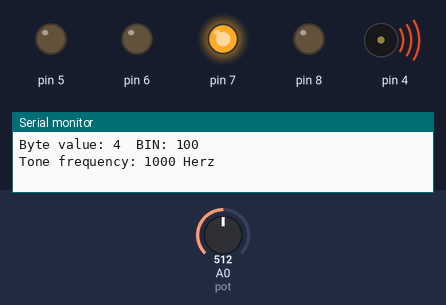
This sketch was run on a simulated Arduino Uno, built with avr-gcc and run on an emulated ATmega328P. Shown: output pins drawn as LEDs (lit = HIGH), buzzer (waves = sounding), the last lines printed to the serial monitor. Inputs (shaded band) come from the test bench; at power-on: A0 (pot) = 512.

Above: at 1.2 s.
1.3 s: A0 (pot) set to 615
4.3 s: A0 (pot) set to 640
At 5.5 s:
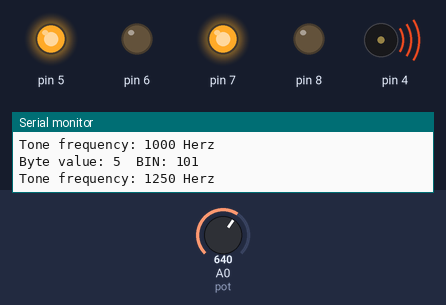
5.8 s: A0 (pot) set to 748
8.8 s: A0 (pot) set to 770
At 10.0 s:
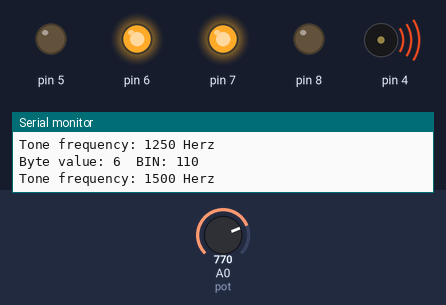
10.3 s: A0 (pot) set to 900
At 11.3 s:
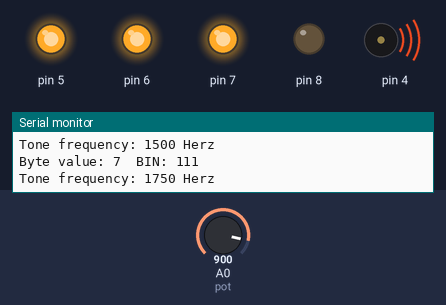
11.8 s: A0 (pot) set to 875
At 15.9 s:
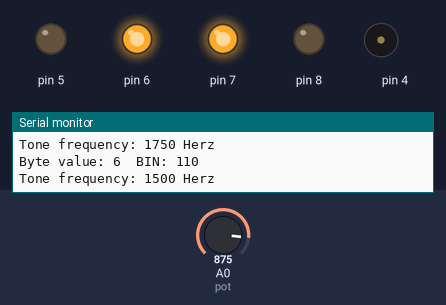
Timing chart, 0 to 16.3 s (numbered marks = the images above; inputs shaded):
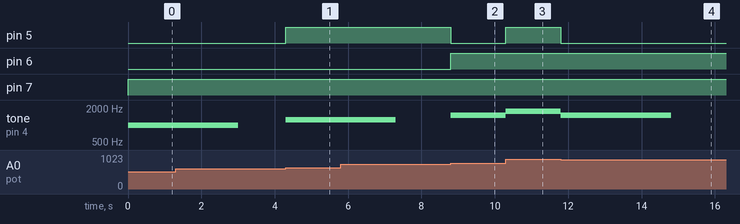

The sketch:

ADC_Audio_Frequency_Generator_4bit.ino
```cpp
// Arduino Uno
// converts the position of a 10k lin(B) pot to 0-8 binary, and then displays the bits with 4 LEDs
// pot connected to A0, 5volt and ground
// dw 1K or 10K pot, both work equally well, 4 LED's
// pin 4 tone output to speaker
// dw modified code originally written by Wawa in post #7:
// https://forum.arduino.cc/index.php?topic=563631.msg3844251#msg3844251

int rawValue; // raw reading
int oldValue; // for deadband
byte Byte; // final byte
byte oldByte; // for printing
unsigned int freq; // tone
unsigned long duration = 3000; // tone duration in milliseconds

void setup() {
  Serial.begin(9600);
  for (int i = 4; i < 9; i++) pinMode(i, OUTPUT); // make pin 4-8 output
}

void loop() {

  rawValue = analogRead(A0) + 10; // read pot  dw: added "+ 10" to get binary 8 LED to light up at end of pot rotation
  if (rawValue < (oldValue - 2) || rawValue > (oldValue + 2)) { // add some deadband
    oldValue = rawValue; // update value
    Byte = oldValue >> 7; // convert 10-bit to 4-bit
    if (oldByte != Byte) { // only print if value changes
      Serial.print("Byte value: ");
      Serial.print(Byte);
      Serial.print("  ");
      Serial.print("BIN: ");
      Serial.println(Byte, BIN);
      digitalWrite(5, (Byte & 1));
      digitalWrite(6, (Byte & 2));
      digitalWrite(7, (Byte & 4));
      digitalWrite(8, (Byte & 8));

      freq = map(Byte, 0, 8, 0, 2000);
      Serial.print("Tone frequency: ");
      Serial.print(freq);
      Serial.println(" Herz\n");
      tone(4, freq, duration); // tone (pin, frequency, duration)
      oldByte = Byte; // update value
    }
  }
}
```

Measured:
- the behaviour switches between 629 and 630 on A0 (pot) (found by bisection; images 0 and 1)
- the behaviour switches between 757 and 758 on A0 (pot) (found by bisection; images 1 and 2)
- the behaviour switches between 886 and 885 on A0 (pot) (found by bisection; images 3 and 4)
- after the input at 4.3 s, pin 5: LOW → HIGH at once; tone on pin 4: silent → 1250 Hz at once
- after the input at 8.8 s, pin 5: HIGH → LOW at once; pin 6: LOW → HIGH at once; tone on pin 4: silent → 1500 Hz at once
- after the input at 10.3 s, pin 5: LOW → HIGH at once; tone on pin 4: 1500 Hz → 1750 Hz at once
- after the input at 11.8 s, pin 5: HIGH → LOW at once; tone on pin 4: 1750 Hz → 1500 Hz at once, → silent 3.0 s later
